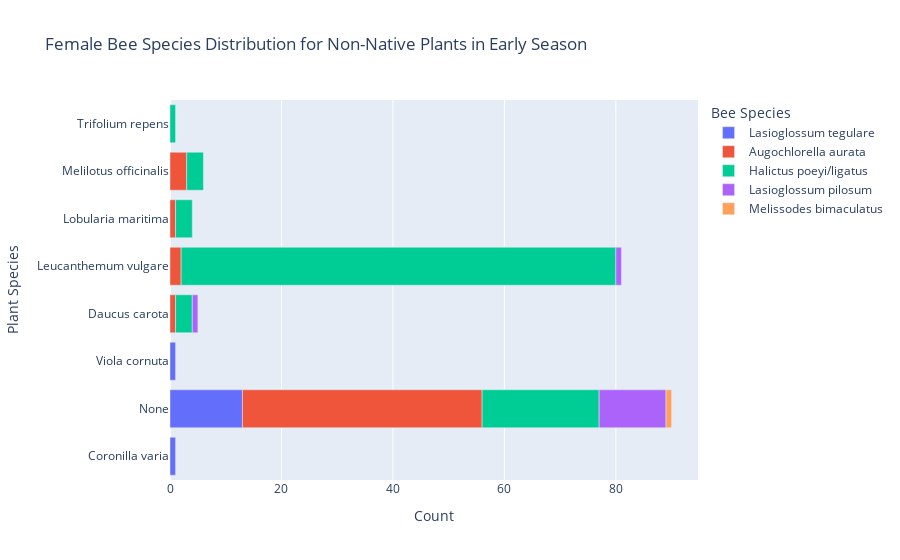
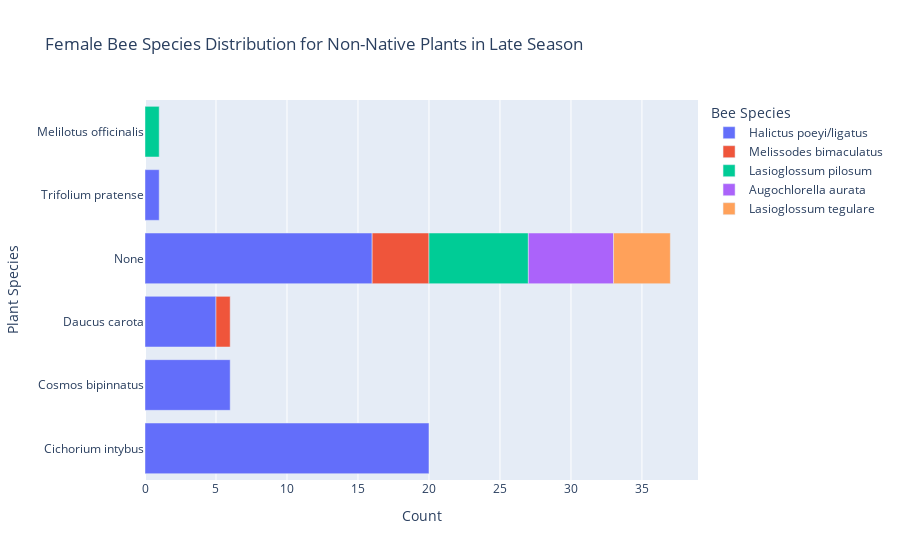

The notebook cell saved with these charts, in order:
### Markdown cell above
# The non-native plant species most visited by bees during the early and late seasons are

### Code cell
# Group the bee species by plant species for non-native plants and by season and sex
non_native_plants = data[data['native_or_non'] == 'non-native']
non_native_bee_species = ['Halictus poeyi/ligatus', 'Augochlorella aurata', 'Lasioglossum pilosum', 'Melissodes bimaculatus', 'Lasioglossum tegulare']

# Group by plant species, season, and sex separately
non_native_bee_distribution_early = non_native_plants[non_native_plants['bee_species'].isin(non_native_bee_species) & (non_native_plants['season'] == 'early.season') & (non_native_plants['sex'] == 'f')].groupby(['plant_species', 'bee_species'])['bee_species'].count().reset_index(name='count')
non_native_bee_distribution_late = non_native_plants[non_native_plants['bee_species'].isin(non_native_bee_species) & (non_native_plants['season'] == 'late.season') & (non_native_plants['sex'] == 'f')].groupby(['plant_species', 'bee_species'])['bee_species'].count().reset_index(name='count')

# Create two bar plots
fig1 = px.bar(non_native_bee_distribution_early, x='count', y='plant_species', color='bee_species', orientation='h', 
             labels={'count':'Count', 'bee_species':'Bee Species', 'plant_species':'Plant Species'},
             title='Female Bee Species Distribution for Non-Native Plants in Early Season')

fig2 = px.bar(non_native_bee_distribution_late, x='count', y='plant_species', color='bee_species', orientation='h', 
             labels={'count':'Count', 'bee_species':'Bee Species', 'plant_species':'Plant Species'},
             title='Female Bee Species Distribution for Non-Native Plants in Late Season')

# Show the plots
fig1.show()
fig2.show()

### Figure 1 — Plotly figure (JSON) as saved in the notebook; plotly's stock layout.template omitted (floating-point values rounded to 4 significant figures)
{"data": [{"alignmentgroup": "True", "hovertemplate": "Bee Species=Lasioglossum tegulare<br>Count=%{x}<br>Plant Species=%{y}<extra></extra>", "legendgroup": "Lasioglossum tegulare", "marker": {"color": "#636efa", "pattern": {"shape": ""}}, "name": "Lasioglossum tegulare", "offsetgroup": "Lasioglossum tegulare", "orientation": "h", "showlegend": true, "textposition": "auto", "x": [1, 13, 1], "xaxis": "x", "y": ["Coronilla varia", "None", "Viola cornuta"], "yaxis": "y", "type": "bar"}, {"alignmentgroup": "True", "hovertemplate": "Bee Species=Augochlorella aurata<br>Count=%{x}<br>Plant Species=%{y}<extra></extra>", "legendgroup": "Augochlorella aurata", "marker": {"color": "#EF553B", "pattern": {"shape": ""}}, "name": "Augochlorella aurata", "offsetgroup": "Augochlorella aurata", "orientation": "h", "showlegend": true, "textposition": "auto", "x": [1, 2, 1, 3, 43], "xaxis": "x", "y": ["Daucus carota", "Leucanthemum vulgare", "Lobularia maritima", "Melilotus officinalis", "None"], "yaxis": "y", "type": "bar"}, {"alignmentgroup": "True", "hovertemplate": "Bee Species=Halictus poeyi/ligatus<br>Count=%{x}<br>Plant Species=%{y}<extra></extra>", "legendgroup": "Halictus poeyi/ligatus", "marker": {"color": "#00cc96", "pattern": {"shape": ""}}, "name": "Halictus poeyi/ligatus", "offsetgroup": "Halictus poeyi/ligatus", "orientation": "h", "showlegend": true, "textposition": "auto", "x": [3, 78, 3, 3, 21, 1], "xaxis": "x", "y": ["Daucus carota", "Leucanthemum vulgare", "Lobularia maritima", "Melilotus officinalis", "None", "Trifolium repens"], "yaxis": "y", "type": "bar"}, {"alignmentgroup": "True", "hovertemplate": "Bee Species=Lasioglossum pilosum<br>Count=%{x}<br>Plant Species=%{y}<extra></extra>", "legendgroup": "Lasioglossum pilosum", "marker": {"color": "#ab63fa", "pattern": {"shape": ""}}, "name": "Lasioglossum pilosum", "offsetgroup": "Lasioglossum pilosum", "orientation": "h", "showlegend": true, "textposition": "auto", "x": [1, 1, 12], "xaxis": "x", "y": ["Daucus carota", "Leucanthemum vulgare", "None"], "yaxis": "y", "type": "bar"}, {"alignmentgroup": "True", "hovertemplate": "Bee Species=Melissodes bimaculatus<br>Count=%{x}<br>Plant Species=%{y}<extra></extra>", "legendgroup": "Melissodes bimaculatus", "marker": {"color": "#FFA15A", "pattern": {"shape": ""}}, "name": "Melissodes bimaculatus", "offsetgroup": "Melissodes bimaculatus", "orientation": "h", "showlegend": true, "textposition": "auto", "x": [1], "xaxis": "x", "y": ["None"], "yaxis": "y", "type": "bar"}], "layout": {"xaxis": {"anchor": "y", "domain": [0, 1], "title": {"text": "Count"}}, "yaxis": {"anchor": "x", "domain": [0, 1], "title": {"text": "Plant Species"}}, "legend": {"title": {"text": "Bee Species"}, "tracegroupgap": 0}, "title": {"text": "Female Bee Species Distribution for Non-Native Plants in Early Season"}, "barmode": "relative"}}

### Figure 2 — Plotly figure (JSON) as saved in the notebook; plotly's stock layout.template omitted (floating-point values rounded to 4 significant figures)
{"data": [{"alignmentgroup": "True", "hovertemplate": "Bee Species=Halictus poeyi/ligatus<br>Count=%{x}<br>Plant Species=%{y}<extra></extra>", "legendgroup": "Halictus poeyi/ligatus", "marker": {"color": "#636efa", "pattern": {"shape": ""}}, "name": "Halictus poeyi/ligatus", "offsetgroup": "Halictus poeyi/ligatus", "orientation": "h", "showlegend": true, "textposition": "auto", "x": [20, 6, 5, 16, 1], "xaxis": "x", "y": ["Cichorium intybus", "Cosmos bipinnatus", "Daucus carota", "None", "Trifolium pratense"], "yaxis": "y", "type": "bar"}, {"alignmentgroup": "True", "hovertemplate": "Bee Species=Melissodes bimaculatus<br>Count=%{x}<br>Plant Species=%{y}<extra></extra>", "legendgroup": "Melissodes bimaculatus", "marker": {"color": "#EF553B", "pattern": {"shape": ""}}, "name": "Melissodes bimaculatus", "offsetgroup": "Melissodes bimaculatus", "orientation": "h", "showlegend": true, "textposition": "auto", "x": [1, 4], "xaxis": "x", "y": ["Daucus carota", "None"], "yaxis": "y", "type": "bar"}, {"alignmentgroup": "True", "hovertemplate": "Bee Species=Lasioglossum pilosum<br>Count=%{x}<br>Plant Species=%{y}<extra></extra>", "legendgroup": "Lasioglossum pilosum", "marker": {"color": "#00cc96", "pattern": {"shape": ""}}, "name": "Lasioglossum pilosum", "offsetgroup": "Lasioglossum pilosum", "orientation": "h", "showlegend": true, "textposition": "auto", "x": [1, 7], "xaxis": "x", "y": ["Melilotus officinalis", "None"], "yaxis": "y", "type": "bar"}, {"alignmentgroup": "True", "hovertemplate": "Bee Species=Augochlorella aurata<br>Count=%{x}<br>Plant Species=%{y}<extra></extra>", "legendgroup": "Augochlorella aurata", "marker": {"color": "#ab63fa", "pattern": {"shape": ""}}, "name": "Augochlorella aurata", "offsetgroup": "Augochlorella aurata", "orientation": "h", "showlegend": true, "textposition": "auto", "x": [6], "xaxis": "x", "y": ["None"], "yaxis": "y", "type": "bar"}, {"alignmentgroup": "True", "hovertemplate": "Bee Species=Lasioglossum tegulare<br>Count=%{x}<br>Plant Species=%{y}<extra></extra>", "legendgroup": "Lasioglossum tegulare", "marker": {"color": "#FFA15A", "pattern": {"shape": ""}}, "name": "Lasioglossum tegulare", "offsetgroup": "Lasioglossum tegulare", "orientation": "h", "showlegend": true, "textposition": "auto", "x": [4], "xaxis": "x", "y": ["None"], "yaxis": "y", "type": "bar"}], "layout": {"xaxis": {"anchor": "y", "domain": [0, 1], "title": {"text": "Count"}}, "yaxis": {"anchor": "x", "domain": [0, 1], "title": {"text": "Plant Species"}}, "legend": {"title": {"text": "Bee Species"}, "tracegroupgap": 0}, "title": {"text": "Female Bee Species Distribution for Non-Native Plants in Late Season"}, "barmode": "relative"}}
